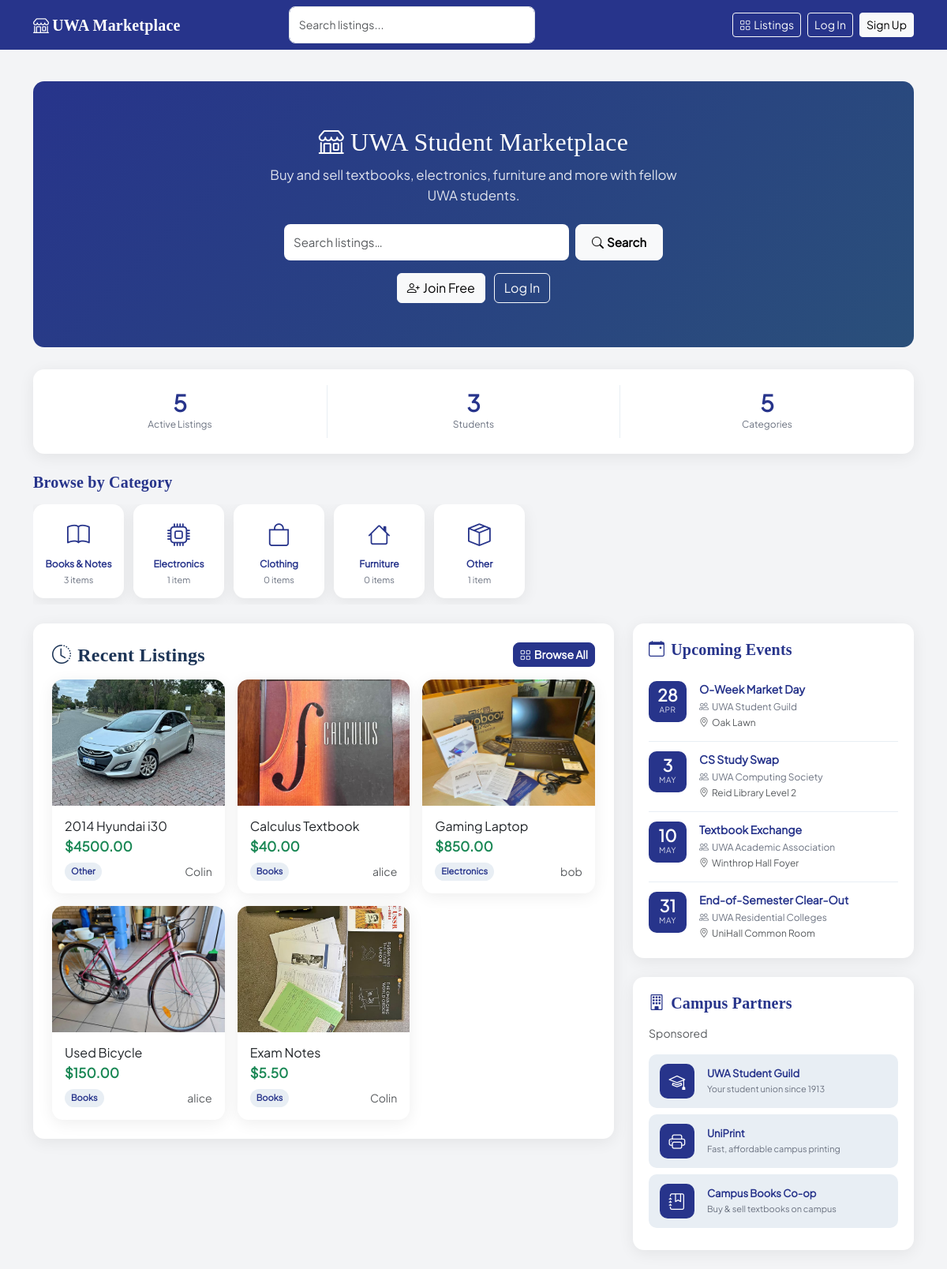
The page / on the database its author committed.
### app/models.py (models this page shows, shortened)
class Listing(db.Model):
    id = db.Column(db.Integer, primary_key=True)
    title = db.Column(db.String(120), nullable=False)
    description = db.Column(db.Text, nullable=False)
    price = db.Column(db.Float, nullable=False)
    category = db.Column(db.String(64), nullable=False)
    image_url = db.Column(db.String(256), nullable=True)
    is_active = db.Column(db.Boolean, default=True)
    show_history = db.Column(db.Boolean, default=True)   # seller can hide edit history
    stock_quantity = db.Column(db.Integer, nullable=True)  # None = unlimited
    posted_as_store = db.Column(db.Boolean, default=False)
    created_at = db.Column(db.DateTime, default=datetime.utcnow)
    seller_id = db.Column(db.Integer, db.ForeignKey('user.id'), nullable=False)
    edits = db.relationship(
        'ListingEdit',
        backref='listing',
        lazy='dynamic',
        order_by='ListingEdit.edited_at.desc()'
    )

class User(db.Model, UserMixin):
    id = db.Column(db.Integer, primary_key=True)
    username = db.Column(db.String(64), unique=True, nullable=False)
    email = db.Column(db.String(120), unique=True, nullable=False)
    password_hash = db.Column(db.String(256), nullable=False)
    member_since = db.Column(db.DateTime, default=datetime.utcnow)
    bio = db.Column(db.Text, default='')
    avatar_url = db.Column(db.String(256), nullable=True)
    is_admin = db.Column(db.Boolean, default=False)
    is_moderator = db.Column(db.Boolean, default=False)
    is_active = db.Column(db.Boolean, default=True)
    is_store = db.Column(db.Boolean, default=False)
    is_verified = db.Column(db.Boolean, default=False)
    store_name = db.Column(db.String(128), nullable=True)
    store_address = db.Column(db.String(256), nullable=True)
    contact_phone = db.Column(db.String(32), nullable=True)
    contact_email = db.Column(db.String(120), nullable=True)
    store_bio = db.Column(db.Text, default='')
    listings = db.relationship('Listing', backref='seller', lazy='dynamic')
    following_stores = db.relationship(
        'User',
        secondary=store_follows,
        primaryjoin='User.id == store_follows.c.follower_id',
        secondaryjoin='User.id == store_follows.c.store_id',
        backref=db.backref('store_followers', lazy='dynamic'),
        lazy='dynamic'
    )

### app/__init__.py (the view)
    @app.route('/')
    def index():
        from app.models import Listing, User
        from sqlalchemy import func
        recent_listings = (Listing.query
                           .filter_by(is_active=True)
                           .order_by(Listing.created_at.desc())
                           .limit(8).all())
        category_counts_raw = (db.session.query(Listing.category, func.count(Listing.id))
                               .filter_by(is_active=True)
                               .group_by(Listing.category).all())
        category_counts = {cat: count for cat, count in category_counts_raw}
        total_listings = Listing.query.filter_by(is_active=True).count()
        total_users    = User.query.count()
        events = [
            {'title': 'O-Week Market Day',        'organizer': 'UWA Student Guild',         'date_day': '28', 'date_mon': 'Apr', 'location': 'Oak Lawn',             'icon': 'bi-balloon-heart'},
            {'title': 'CS Study Swap',             'organizer': 'UWA Computing Society',     'date_day': '3',  'date_mon': 'May', 'location': 'Reid Library Level 2', 'icon': 'bi-laptop'},
            {'title': 'Textbook Exchange',         'organizer': 'UWA Academic Association',  'date_day': '10', 'date_mon': 'May', 'location': 'Winthrop Hall Foyer',  'icon': 'bi-book'},
            {'title': 'End-of-Semester Clear-Out', 'organizer': 'UWA Residential Colleges',  'date_day': '31', 'date_mon': 'May', 'location': 'UniHall Common Room',  'icon': 'bi-house-heart'},
        ]
        sponsors = [
            {'name': 'UWA Student Guild',  'tagline': 'Your student union since 1913',    'icon': 'bi-mortarboard',      'url': '#'},
            {'name': 'UniPrint',           'tagline': 'Fast, affordable campus printing', 'icon': 'bi-printer',          'url': '#'},
            {'name': 'Campus Books Co-op', 'tagline': 'Buy & sell textbooks on campus',   'icon': 'bi-journal-bookmark', 'url': '#'},
        ]
        return render_template('home.html',
            recent_listings=recent_listings,
            category_counts=category_counts,
            total_listings=total_listings,
            total_users=total_users,
            events=events,
            sponsors=sponsors,
        )

### app/templates/home.html (shortened to what this page needs)
{% extends "base.html" %}
{% block content %}
<div class="home-hero">
    <h1 class="home-hero-title"><i class="bi bi-shop me-2"></i>UWA Student Marketplace</h1>
    <p class="home-hero-sub">Buy and sell textbooks, electronics, furniture and more with fellow UWA students.</p>
    <form class="home-hero-search" action="{{ url_for('listings.index') }}" method="get">
        <input class="form-control" type="search" name="q" placeholder="Search listings…" autocomplete="off" />
        <button class="btn btn-light fw-semibold" type="submit">
            <i class="bi bi-search me-1"></i>Search
        </button>
    </form>
    <div class="home-hero-ctas">
        {% if current_user.is_authenticated %}
            <a href="{{ url_for('listings.new') }}" class="btn btn-light me-2">
                <i class="bi bi-plus-lg me-1"></i>Post a Listing
            </a>
            <a href="{{ url_for('listings.index') }}" class="btn btn-outline-light">
                Browse All
            </a>
        {% else %}
            <a href="{{ url_for('auth.register') }}" class="btn btn-light me-2">
                <i class="bi bi-person-plus me-1"></i>Join Free
            </a>
            <a href="{{ url_for('auth.login') }}" class="btn btn-outline-light">
                Log In
            </a>
        {% endif %}
    </div>
</div>
<div class="home-stats-bar row g-0 text-center mb-4">
    <div class="col-4">
        <div class="home-stat">
            <div class="home-stat-value">{{ total_listings }}</div>
            <div class="home-stat-label">Active Listings</div>
        </div>
    </div>
    <div class="col-4">
        <div class="home-stat home-stat-divider">
            <div class="home-stat-value">{{ total_users }}</div>
            <div class="home-stat-label">Students</div>
        </div>
    </div>
    <div class="col-4">
        <div class="home-stat">
            <div class="home-stat-value">5</div>
            <div class="home-stat-label">Categories</div>
        </div>
    </div>
</div>
<h5 class="fw-bold mb-3" style="color:var(--navy);">Browse by Category</h5>
<div class="home-category-strip mb-4">
    {% set cats = [
        ('books',       'Books & Notes',  'bi-book'),
        ('electronics', 'Electronics',    'bi-cpu'),
        ('clothing',    'Clothing',       'bi-bag'),
        ('furniture',   'Furniture',      'bi-house'),
        ('other',       'Other',          'bi-box-seam'),
    ] %}
    {% for slug, label, icon in cats %}
    <a href="{{ url_for('listings.index') }}?category={{ slug }}" class="home-cat-card text-decoration-none">
        <div class="home-cat-icon"><i class="bi {{ icon }}"></i></div>
        <div class="home-cat-label">{{ label }}</div>
        <div class="home-cat-count">
            {% set n = category_counts.get(slug, 0) %}
            {{ n }} item{{ 's' if n != 1 else '' }}
        </div>
    </a>
    {% endfor %}
</div>
<div class="row g-4">
    <div class="col-lg-8">
        <div class="card p-4">
            <div class="d-flex align-items-center justify-content-between mb-3 flex-wrap gap-2">
                <h4 class="mb-0 fw-bold" style="color:#1d3557;">
                    <i class="bi bi-clock-history me-2"></i>Recent Listings
                </h4>
                <a href="{{ url_for('listings.index') }}" class="btn btn-primary btn-sm">
                    <i class="bi bi-grid me-1"></i>Browse All
                </a>
            </div>
            <div class="row row-cols-1 row-cols-sm-2 row-cols-md-3 g-3">
                {% for listing in recent_listings %}
                <div class="col">
                    <div class="listing-card card">
                        {% if listing.image_url %}
                            <img src="{{ listing.image_url }}" class="listing-img" alt="{{ listing.title }}">
                        {% else %}
                            <div class="listing-img-placeholder">
                                <i class="bi bi-box-seam"></i>
                            </div>
                        {% endif %}
                        <div class="card-body p-3">
                            <h6 class="card-title mb-1 text-truncate" title="{{ listing.title }}">
                                <a href="{{ url_for('listings.detail', listing_id=listing.id) }}"
                                   class="stretched-link text-decoration-none text-dark">{{ listing.title }}</a>
                            </h6>
                            <div class="listing-price">${{ "%.2f"|format(listing.price) }}</div>
                            <div class="d-flex align-items-center justify-content-between mt-2">
                                <span class="category-badge">{{ listing.category|title }}</span>
                                <small class="text-muted">
                                    <a href="{{ url_for('profile.view', user_id=listing.seller.id) }}"
                                       class="text-muted text-decoration-none position-relative" style="z-index:2">
                                        {{ listing.seller.username.split()[0] }}
                                    </a>
                                </small>
                            </div>
                        </div>
                    </div>
                </div>
                {% endfor %}
            </div>
        </div>
    </div>
    <div class="col-lg-4">
        <div class="home-sidebar-panel mb-4">
            <h5 class="fw-bold mb-3" style="color:var(--navy);">
                <i class="bi bi-calendar-event me-2"></i>Upcoming Events
            </h5>
            {% for event in events %}
            <div class="home-event-card d-flex gap-3 align-items-start">
                <div class="home-event-date">
                    <span class="home-event-day">{{ event.date_day }}</span>
                    <span class="home-event-mon">{{ event.date_mon }}</span>
                </div>
                <div class="home-event-body">
                    <div class="home-event-title">{{ event.title }}</div>
                    <div class="home-event-organizer">
                        <i class="bi bi-people me-1"></i>{{ event.organizer }}
                    </div>
                    <div class="home-event-location text-muted">
                        <i class="bi bi-geo-alt me-1"></i>{{ event.location }}
                    </div>
                </div>
            </div>
            {% endfor %}
        </div>
        <div class="home-sidebar-panel">
            <h5 class="fw-bold mb-3" style="color:var(--navy);">
                <i class="bi bi-building me-2"></i>Campus Partners
            </h5>
            <p class="small text-muted mb-3">Sponsored</p>
            {% for sponsor in sponsors %}
            <a href="{{ sponsor.url }}" class="home-sponsor-card text-decoration-none d-flex align-items-center gap-3 mb-2"
               target="_blank" rel="noopener noreferrer">
                <div class="home-sponsor-logo">
                    <i class="bi {{ sponsor.icon }}"></i>
                </div>
                <div>
                    <div class="home-sponsor-name">{{ sponsor.name }}</div>
                    <div class="home-sponsor-tagline">{{ sponsor.tagline }}</div>
                </div>
            </a>
            {% endfor %}
        </div>
    </div>
</div>
{% endblock %}

### rows shown on the page
Listing: category "Electronics", n "1", image_url (picture), title "Gaming Laptop", price "850.00", seller.username "bob"
Listing: category "Other", n "1", image_url (picture), title "2014 Hyundai i30", price "4500.00", seller.username "Colin"
Listing: image_url (picture), title "Calculus Textbook", price "40.00", category "Books", seller.username "alice"
Listing: image_url (picture), title "Used Bicycle", price "150.00", category "Books", seller.username "alice"
Listing: image_url (picture), title "Exam Notes", price "5.50", category "Books", seller.username "Colin"

### other values the page prints
{{ total_listings }} "5"
{{ total_users }} "3"
{{ label }} "Books & Notes" "Clothing" "Furniture"
{{ n }} "3" "0" "0"
{{ 's' if n != 1 else '' }} "s" "s" "s"
{{ event.date_day }} "28" "3" "10" "31"
{{ event.date_mon }} "APR" "MAY" "MAY" "MAY"
{{ event.title }} "O-Week Market Day" "CS Study Swap" "Textbook Exchange" "End-of-Semester Clear-Out"
{{ event.organizer }} "UWA Student Guild" "UWA Computing Society" "UWA Academic Association" "UWA Residential Colleges"
{{ event.location }} "Oak Lawn" "Reid Library Level 2" "Winthrop Hall Foyer" "UniHall Common Room"
{{ sponsor.name }} "UWA Student Guild" "UniPrint" "Campus Books Co-op"
{{ sponsor.tagline }} "Your student union since 1913" "Fast, affordable campus printing" "Buy & sell textbooks on campus"
